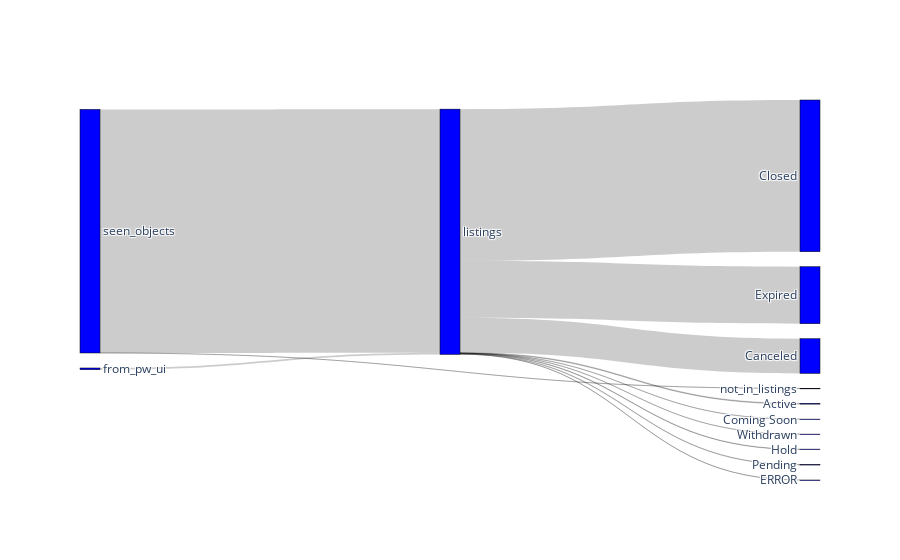

Write notebook code for a chart like this one.
### Code cell
data = pd.DataFrame(graph)
fig = go.Figure(data=[go.Sankey(
        node = dict(
        pad = 15,
        thickness = 20,
        line = dict(color = "black", width = 0.5),
        label =label_list,
        color = "blue"
        ),
        link = dict(
            source = data['source'].apply(lambda x: label_list.index(x)),
            target = data['target'].apply(lambda x: label_list.index(x)),
            value = data['weight'].values.tolist()
    ))])

fig.show()
fig.write_html('Cincy Data Audit.html')

### Figure 1 — Plotly figure (JSON) as saved in the notebook; plotly's stock layout.template omitted (floating-point values rounded to 4 significant figures)
{"data": [{"link": {"source": [0, 1, 1, 2, 2, 2, 2, 2, 2, 2, 2, 2], "target": [2, 2, 3, 4, 7, 9, 5, 12, 8, 10, 11, 6], "value": [8450, 1207827, 17, 3632, 171947, 752228, 2, 8, 282620, 2132, 2239, 8]}, "node": {"color": "blue", "label": ["from_pw_ui", "seen_objects", "listings", "not_in_listings", "Active", "Coming Soon", "Withdrawn", "Canceled", "Expired", "Closed", "Hold", "Pending", "ERROR"], "line": {"color": "black", "width": 0.5}, "pad": 15, "thickness": 20}, "type": "sankey"}], "layout": {}}
